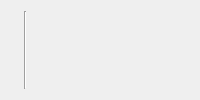
<?xml version="1.0" encoding="UTF-8"?>
<ui version="4.0">
 <class>Entry</class>
 <widget class="QWidget" name="Entry">
  <property name="windowTitle">
   <string>Form</string>
  </property>
  <layout class="QVBoxLayout" name="mainLayout">
   <item>
    <layout class="QHBoxLayout" name="horizontalLayout_2">
     <item>
      <widget class="QLabel" name="lblIcon"/>
     </item>
     <item>
      <widget class="Line" name="vline">
       <property name="orientation">
        <enum>Qt::Vertical</enum>
       </property>
      </widget>
     </item>
     <item>
      <layout class="QVBoxLayout" name="verticalLayout_2">
       <property name="spacing">
        <number>1</number>
       </property>
       <item>
        <widget class="QLabel" name="lblTitle"/>
       </item>
       <item>
        <widget class="QLabel" name="lblShortDesc">
         <property name="indent">
          <number>15</number>
         </property>
        </widget>
       </item>
      </layout>
     </item>
     <item>
      <layout class="QVBoxLayout" name="verticalLayout">
       <property name="spacing">
        <number>1</number>
       </property>
       <item>
        <layout class="QHBoxLayout" name="horizontalLayout">
         <property name="spacing">
          <number>0</number>
         </property>
         <item>
          <spacer name="horizontalSpacer">
           <property name="orientation">
            <enum>Qt::Horizontal</enum>
           </property>
           <property name="sizeHint" stdset="0">
            <size>
             <width>40</width>
             <height>20</height>
            </size>
           </property>
          </spacer>
         </item>
         <item>
          <widget class="QLabel" name="lblStar1">
           <property name="sizePolicy">
            <sizepolicy hsizetype="Fixed" vsizetype="Fixed">
             <horstretch>0</horstretch>
             <verstretch>0</verstretch>
            </sizepolicy>
           </property>
          </widget>
         </item>
         <item>
          <widget class="QLabel" name="lblStar2">
           <property name="sizePolicy">
            <sizepolicy hsizetype="Fixed" vsizetype="Fixed">
             <horstretch>0</horstretch>
             <verstretch>0</verstretch>
            </sizepolicy>
           </property>
          </widget>
         </item>
         <item>
          <widget class="QLabel" name="lblStar3">
           <property name="sizePolicy">
            <sizepolicy hsizetype="Fixed" vsizetype="Fixed">
             <horstretch>0</horstretch>
             <verstretch>0</verstretch>
            </sizepolicy>
           </property>
          </widget>
         </item>
         <item>
          <widget class="QLabel" name="lblStar4">
           <property name="sizePolicy">
            <sizepolicy hsizetype="Fixed" vsizetype="Fixed">
             <horstretch>0</horstretch>
             <verstretch>0</verstretch>
            </sizepolicy>
           </property>
          </widget>
         </item>
         <item>
          <widget class="QLabel" name="lblStar5">
           <property name="sizePolicy">
            <sizepolicy hsizetype="Fixed" vsizetype="Fixed">
             <horstretch>0</horstretch>
             <verstretch>0</verstretch>
            </sizepolicy>
           </property>
          </widget>
         </item>
        </layout>
       </item>
       <item>
        <widget class="QLabel" name="lblDownload">
         <property name="alignment">
          <set>Qt::AlignRight|Qt::AlignTrailing|Qt::AlignVCenter</set>
         </property>
        </widget>
       </item>
      </layout>
     </item>
    </layout>
   </item>
  </layout>
 </widget>
 <resources/>
 <connections/>
</ui>
